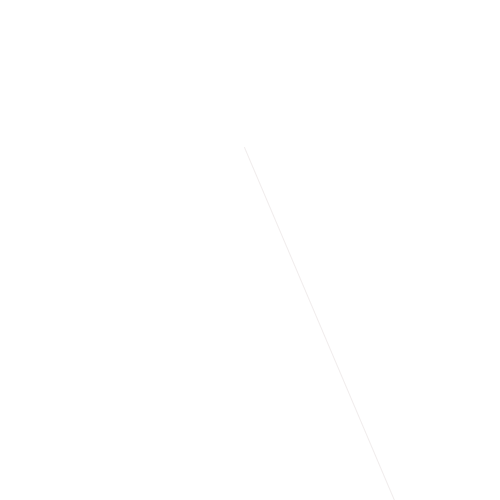
Frame 1 (no input)
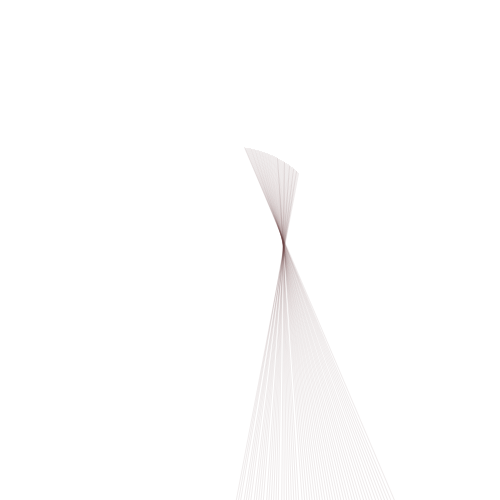
Frame 60 (the mouse pressed at the canvas centre just before this capture)
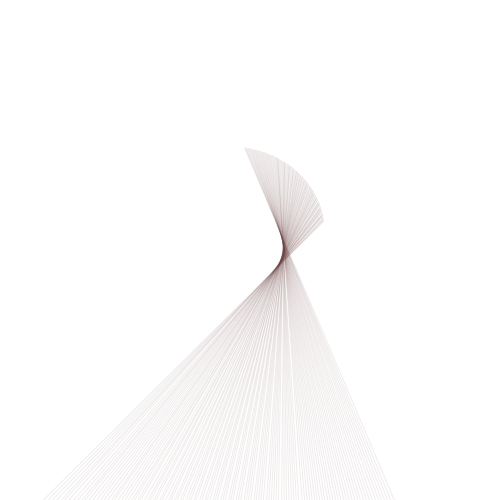
Frame 120 (the mouse held since frame 60 and released just before this capture)

The Processing sketch that drew these frames (run headless with seeded random() and noise(); from frame 60 on, the mouse is pressed at the canvas centre):

// Processing sketch: processing_19943
// ── processing_19943.pde

float orbit = -5;
void setup()
{
  size(500, 500);
  frameRate(80);
  background(255);
  colorMode(HSB);
}

void draw()
{
  noFill();
  stroke(orbit*15,100, 100, 25);
  orbit +=0.01;
  translate(width/2, height/2);
  rotate(orbit);
  Curv(orbit*20,0, 200, 200, orbit*20);
 if(orbit >= 45) 
 {
 noLoop();
 }
}
 
void Curv(float x, float y, float a, float b, float c)
{
  y = y - b /9;
  curveTightness(c);
  beginShape();
  curveVertex(x-b/2 , y);
  curveVertex(x+2*b, y-b/2);
  curveVertex(x, y );
  curveVertex(x-2*b , y );
  endShape(); 
}
